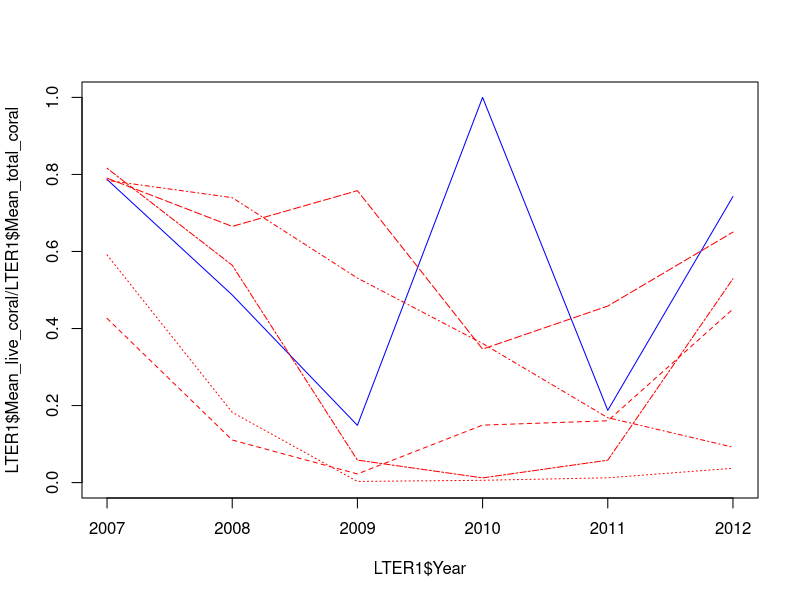
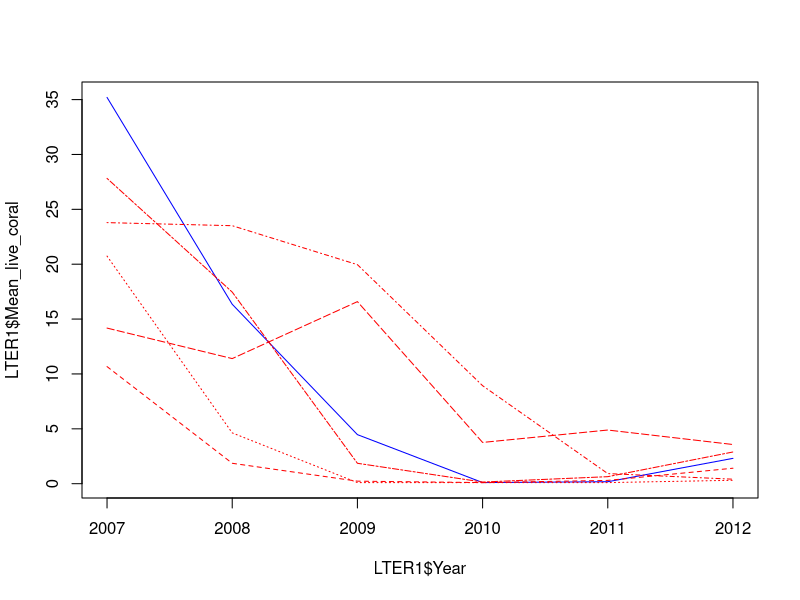
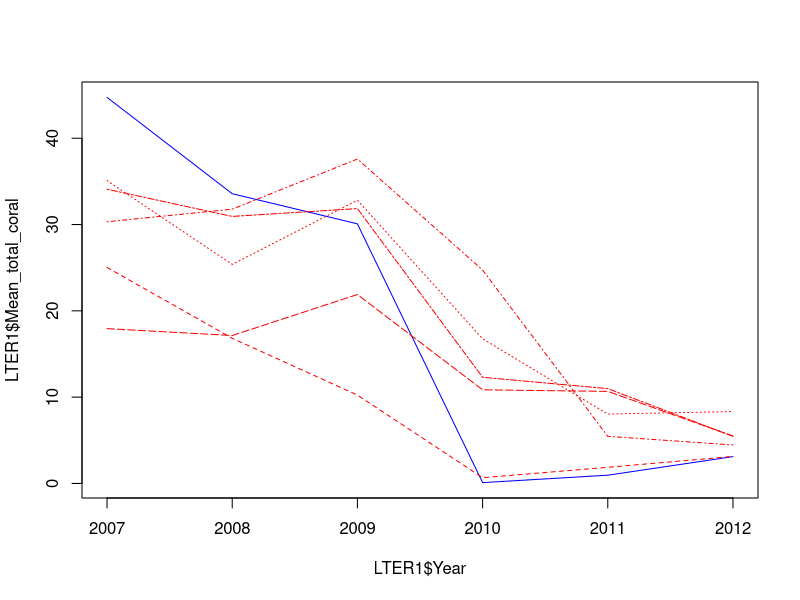

These figures' R source, in order: (Note: this script raises an error after producing the figures.)
###################################################################
##
##
##
###################################################################
setwd("~/VCU/Google Drive/MarineEco")  # Ed's Mac Directory

x1 <- read.csv( "MCR_LTER_Fish_Coral_Abundance_Change_20140605.csv",
                header = TRUE)
head(x1)

LTER1 <- x1[x1$Site == "LTER 1", ]
LTER2 <- x1[x1$Site == "LTER 2", ]
LTER3 <- x1[x1$Site == "LTER 3", ]
LTER4 <- x1[x1$Site == "LTER 4", ]
LTER5 <- x1[x1$Site == "LTER 5", ]
LTER6 <- x1[x1$Site == "LTER 6", ]

pdf("MeanLiveCoral.pdf")
plot( LTER1$Year, LTER1$Mean_live_coral, type = "l", col = "blue")
lines( LTER2$Year, LTER2$Mean_live_coral, lty = 2 , col = "red" )
lines( LTER3$Year, LTER3$Mean_live_coral, lty = 3 , col = "red" )
lines( LTER4$Year, LTER4$Mean_live_coral, lty = 4 , col = "red" )
lines( LTER5$Year, LTER5$Mean_live_coral, lty = 5 , col = "red" )
lines( LTER6$Year, LTER6$Mean_live_coral, lty = 6 , col = "red" )
dev.off()

pdf("MeanTotalCoral.pdf")
plot( LTER1$Year, LTER1$Mean_total_coral, type = "l", col = "blue")
lines( LTER2$Year, LTER2$Mean_total_coral, lty = 2 , col = "red" )
lines( LTER3$Year, LTER3$Mean_total_coral, lty = 3 , col = "red" )
lines( LTER4$Year, LTER4$Mean_total_coral, lty = 4 , col = "red" )
lines( LTER5$Year, LTER5$Mean_total_coral, lty = 5 , col = "red" )
lines( LTER6$Year, LTER6$Mean_total_coral, lty = 6 , col = "red" )
dev.off()

plot( LTER1$Year, LTER1$Mean_live_coral/LTER1$Mean_total_coral, 
      type = "l", 
      col = "blue",
      ylim = c(0,1))
lines( LTER2$Year, LTER2$Mean_live_coral/LTER2$Mean_total_coral, lty = 2 , col = "red" )
lines( LTER3$Year, LTER3$Mean_live_coral/LTER3$Mean_total_coral, lty = 3 , col = "red" )
lines( LTER4$Year, LTER4$Mean_live_coral/LTER4$Mean_total_coral, lty = 4 , col = "red" )
lines( LTER5$Year, LTER5$Mean_live_coral/LTER5$Mean_total_coral, lty = 5 , col = "red" )
lines( LTER6$Year, LTER6$Mean_live_coral/LTER6$Mean_total_coral, lty = 6 , col = "red" )

pdf("CoralDweller.pdf")
plot(x1$Mean_live_coral, x1$Coral_Dweller,
     xlab="Live Coral",
     ylab="Change in Coral Dweller",
     col = x1$Site)
dev.off()

pdf("Corrallivore.pdf")
plot(x1$Mean_live_coral, x1$Corallivore,
     xlab="Live Coral",
     ylab="Change in Corallivore",
     col = x1$Site)
dev.off()
